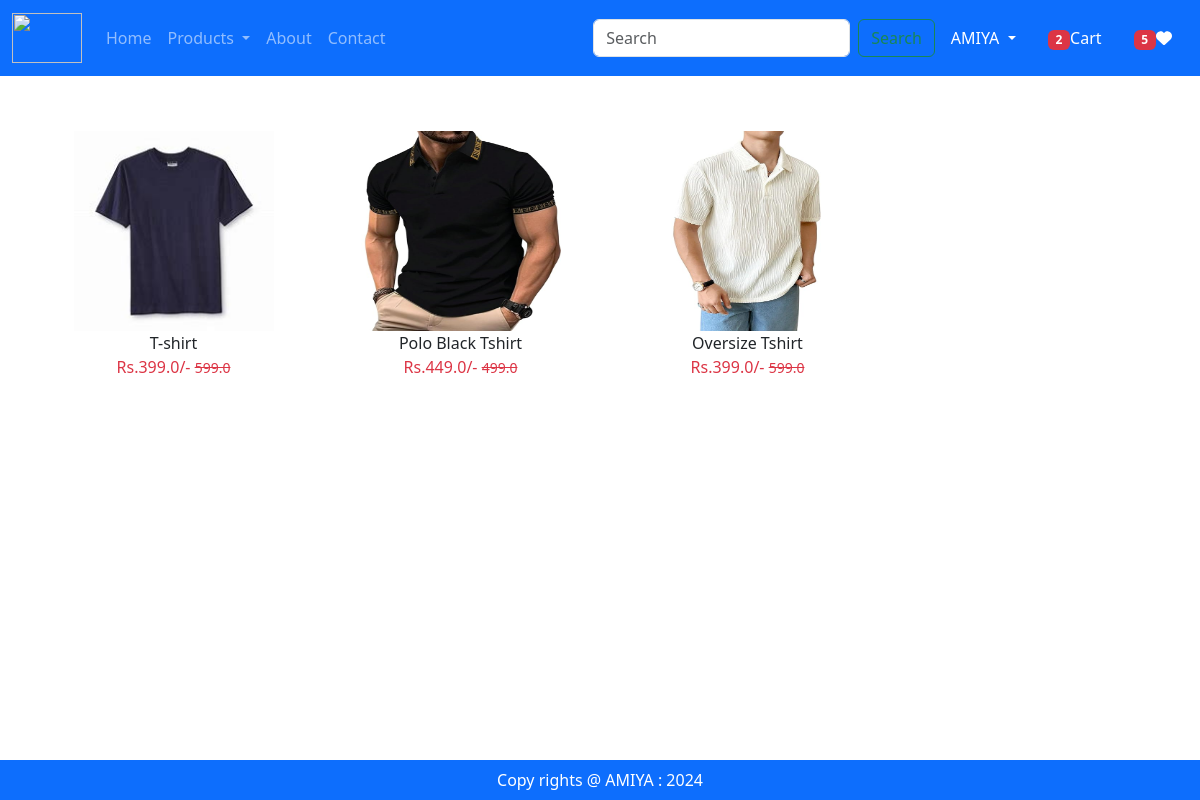
The app's page /category/TS (signed in) with its own data.
### app/models.py (models this page shows, shortened)
class Product(models.Model):
    title = models.CharField(max_length=100)
    selling_price = models.FloatField()
    discounted_price = models.FloatField()
    description = models.TextField()
    composition = models.TextField(default='')
    prodapp = models.TextField(default='')
    category = models.CharField(choices=CATEGORY_CHOICES, max_length=2)
    product_image = models.ImageField(upload_to='product')

### app/views.py (the view)
# urls.py: path("category/<slug:val>",views.category,name='category'),
@login_required
def category(request,val):
    totalitem = 0
    wishitem = 0
    if request.user.is_authenticated:
        totalitem = len(Cart.objects.filter(user=request.user))
        wishitem = len(Wishlist.objects.filter(user=request.user))
    product = Product.objects.filter(category=val)
    title = Product.objects.filter(category=val).values('title')
    return render (request,"app/category.html",locals())

### app/templates/app/category.html (shortened to what this page needs)
{% extends "app/base.html" %}
{% load static %}
{% block main-content %}
    <div class="container my-5">
        <div class="col-sm-9">
            <div class="row">
                {% for prod in product %}
                    <div class="col text-center mb-4">
                        <a href="{% url 'product-detail' prod.id %}" class="btn">
                            <div>
                                <img src="{{prod.product_image.url}}" width="200px" height="200px" />
                                <div class="fw-blod">{{prod.title}}</div>
                                <div class="fw-bolf text-danger">
                                    Rs.{{prod.discounted_price}}/-
                                    <small class="fw-light text-decoration-line-through">{{prod.selling_price}}</small>
                                </div>
                            </div>
                        </a>
                    </div>
                {% endfor %}
            </div>
        </div>
    </div>
{% endblock main-content %}

### app/templates/app/base.html (shortened to what this page needs)
<!DOCTYPE html>
{% load static %}
<html lang="en">
  <head>
    <link
      href="https://cdn.jsdelivr.net/npm/bootstrap@5.3.3/dist/css/bootstrap.min.css"
      rel="stylesheet"
    />
    <link rel="stylesheet" href="{% static 'app/css/owl.carousel.min.css' %}" />
    <link rel="stylesheet" href="{% static 'app/css/all.min.css' %}" />
    <link rel="stylesheet" href="{% static 'app/css/style.css' %}" />
  </head>
  <body>
    <nav class="navbar navbar-expand-lg bg-primary navbar-dark">
      <div class="container-fluid">
        <a class="navbar-brand" href="#"><img src="{% static "app/image/logo.png" %}" width="70" height="50"></a>
        <div class="collapse navbar-collapse" id="navbarSupportedContent">
          <ul class="navbar-nav me-auto mb-2 mb-lg-0">
            {% if request.user.is_authenticated %}
            <li class="nav-item">
              <a class="nav-link " aria-current="page" href="/">Home</a>
            </li>
            <li class="nav-item dropdown">
              <a
                class="nav-link dropdown-toggle"
                href="#"
                role="button"
                data-bs-toggle="dropdown"
                aria-expanded="false"
              >
                Products
              </a>
            </li>
            <li class="nav-item">
                <a class="nav-link " aria-current="page" href="{% url 'about' %}">About</a>
              </li>
            <li class="nav-item">
                <a class="nav-link " aria-current="page" href="{% url 'contact' %}">Contact</a>
            </li>
          </ul>
          <form class="d-flex" role="search" action="/search">
            <input class="form-control me-2" type="search" placeholder="Search" name="search" aria-label="Search"/>
            <button class="btn btn-outline-success" type="submit">Search</button>
          </form>
        </div>
        <ul class="navbar-nav me-auto mb-2 mb-lg-0 d-flex">
            <li class="nav-item dropdown mx-2">
                <a class="nav-link dropdown-toggle text-white" href="#" id="profileDropdown" role="button" data-bs-toggle="dropdown" aria-expanded="false">
                    AMIYA
                </a>
            </li>
            <li class="nav-item mx-2">
                <a class="nav-link text-white" href="{% url "showcart" %}"><span class="badge bg-danger"> {% if totalitem > 0 %}{{totalitem}}{% endif %} </span>Cart</a>
            </li>
            <li class="nav-item mx-2">
                <a class="nav-link text-white" href="#"><span class="badge bg-danger">{% if wishitem > 0 %}{{wishitem}} {% endif %}</span><i class="fa fa-heart"></i></a>
            </li>
            {% else %}
            <li class="nav-item mx-2">
                <a class="nav-link text-white" href="{% url 'login' %}">Login</a>
            </li>
            {% endif %}
        </ul>
      </div>
    </nav>
    {% block main-content %}{% endblock main-content %}
    <footer class="container-fluid fixed-bottom bg-primary text-center text-white p-2 mt-5">Copy rights @ AMIYA : 2024</footer>
  </body>
</html>

### records on screen
Product: product_image (picture), title "T-shirt", discounted_price "399.0", selling_price "599.0"
Product: product_image (picture), title "Polo Black Tshirt", discounted_price "449.0", selling_price "499.0"
Product: product_image (picture), title "Oversize Tshirt", discounted_price "399.0", selling_price "599.0"

### other values on screen
{{ totalitem }} "2"
{{ wishitem }} "5"
